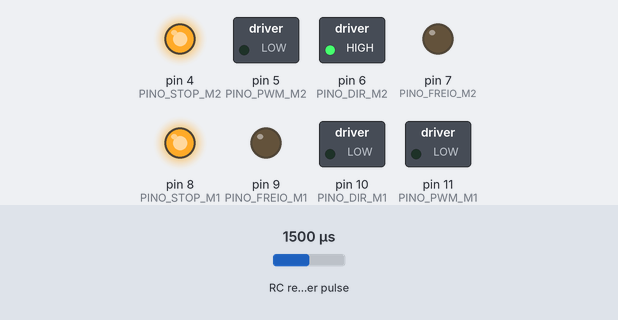
The program below on a simulated Arduino Uno, built with avr-gcc and run on an emulated ATmega328P. Shown: switched loads named in the program (green lamp = pin HIGH), output pins drawn as LEDs (lit = HIGH). Wiring (inferred from the names in the program): RC receiver channel: data pin 3. Dashed ring = blinking. Inputs (shaded band) come from the test bench; at power-on: RC receiver pulse 1500 µs. What the program prints to the serial monitor is not drawn.

Above: at 1.2 s.
1.3 s: RC receiver pulse (sensor on pin 3) set to 1528 µs
4.3 s: RC receiver pulse (sensor on pin 3) set to 1541 µs
At 6.34 s:
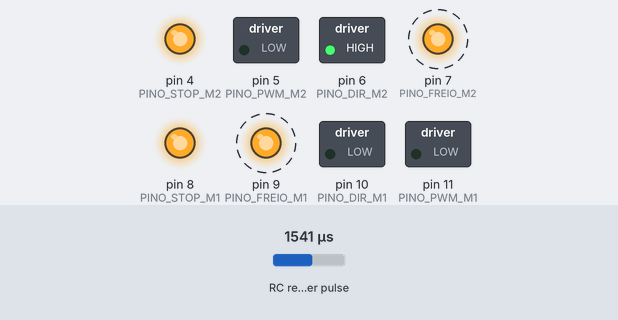
At 7.2 s:
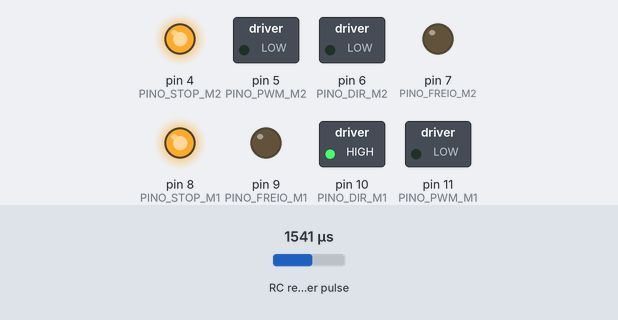
7.3 s: RC receiver pulse (sensor on pin 3) set to 1450 µs
At 9.54 s:
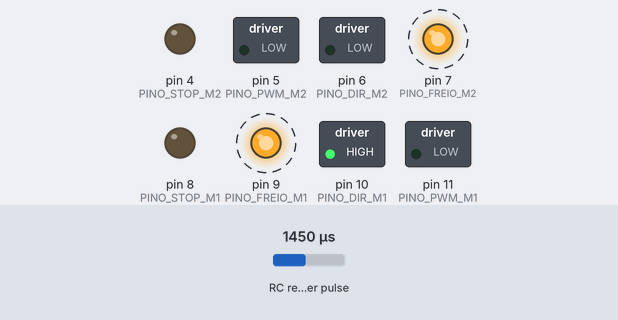
10.3 s: RC receiver pulse (sensor on pin 3) set to 1459 µs
13.3 s: RC receiver pulse (sensor on pin 3) set to 1533 µs
16.3 s: RC receiver pulse (sensor on pin 3) set to 1543 µs
At 17.41 s:
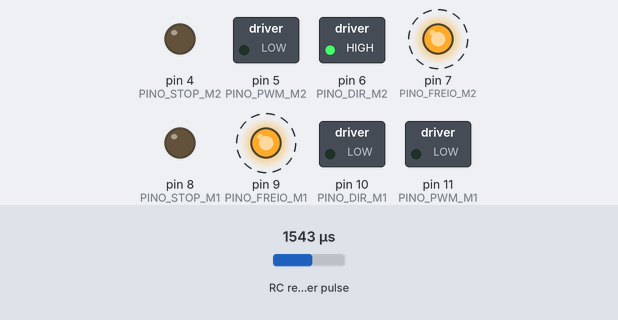
Timing chart, 0 to 20.3 s (numbered marks = the images above; inputs shaded):
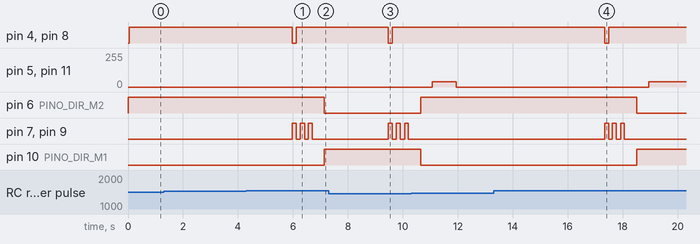

The program:

main.cpp
```cpp
#include <Arduino.h>

#include "Util.h"
#include "filtro/FiltroExponencial.h"
#include "leitorPulso/LeitorPulsoFailsafe.h"
#include "motores/DriverDoisMotores.h"
#include "mapeadorRc/MapeadorRcParaComando.h"
#include "controleReversao/ControleReversao.h"

// =======================
// CONFIGURAÇÃO DE PINOS
// =======================
const int PINO_CANAL_CH1 = 3;

// Motor 1
const int PINO_PWM_M1 = 11;
const int PINO_DIR_M1 = 10;
const int PINO_STOP_M1 = 8;
const int PINO_FREIO_M1 = 9; // BRAKE ativo em HIGH

// Motor 2
const int PINO_PWM_M2 = 5;
const int PINO_DIR_M2 = 6;
const int PINO_STOP_M2 = 4;
const int PINO_FREIO_M2 = 7; // BRAKE ativo em HIGH

// =======================
// PARÂMETROS (do seu código original)
// =======================
const bool INVERTER_DIRECAO = false;
const int DUTY_MAXIMO = 255;

const int LIMITE_DUTY_FRENTE = 120;
const bool NIVEL_DIR_FRENTE_MOTOR1 = HIGH;
const bool NIVEL_DIR_FRENTE_MOTOR2 = LOW;

const unsigned long DEADTIME_ANTES_DIR_MS = 350;
const unsigned long DEADTIME_DEPOIS_DIR_MS = 200;

const unsigned long ABS_TOTAL_MS = 600;
const unsigned long ABS_ON_MS = 60;
const unsigned long ABS_OFF_MS = 40;

const int PASSO_RAMPA_SUBIDA = 3;
const int PASSO_RAMPA_DESCIDA = 15;
const int LIMIAR_TROCA_DIR_DUTY = 15;

const unsigned long SOFT_START_MS = 300;
const int PASSO_SOFT_START_SUBIDA = 1;

const float ALFA_FILTRO = 0.15f;

// Ganho e duty mínimo para compensar diferenças entre os lados
const CalibracaoDuty CALIBRACAO_MOTOR1 = {1.05f, 1.05f, 40, 40};
const CalibracaoDuty CALIBRACAO_MOTOR2 = {1.00f, 1.00f, 40, 40};

// =======================
// INSTÂNCIAS (objetos)
// =======================
DriverDoisMotores driverMotores(
    PINO_PWM_M1, PINO_DIR_M1, PINO_STOP_M1, PINO_FREIO_M1,
    PINO_PWM_M2, PINO_DIR_M2, PINO_STOP_M2, PINO_FREIO_M2);

LeitorPulsoFailsafe leitorPulso(
    PINO_CANAL_CH1,
    30000, // timeout us
    1500,  // pulso inicial
    3      // limite leituras ruins
);

FiltroExponencial filtroPulso(ALFA_FILTRO, 1500.0f);

MapeadorRcParaComando mapeador(
    INVERTER_DIRECAO,
    NIVEL_DIR_FRENTE_MOTOR1,
    NIVEL_DIR_FRENTE_MOTOR2,
    LIMITE_DUTY_FRENTE,
    DUTY_MAXIMO);

ControleReversao controle(
    driverMotores,
    DEADTIME_ANTES_DIR_MS, DEADTIME_DEPOIS_DIR_MS,
    ABS_TOTAL_MS, ABS_ON_MS, ABS_OFF_MS,
    PASSO_RAMPA_SUBIDA, PASSO_RAMPA_DESCIDA,
    LIMIAR_TROCA_DIR_DUTY, DUTY_MAXIMO,
    SOFT_START_MS, PASSO_SOFT_START_SUBIDA,
    NIVEL_DIR_FRENTE_MOTOR1, NIVEL_DIR_FRENTE_MOTOR2,
    CALIBRACAO_MOTOR1, CALIBRACAO_MOTOR2);

void setup()
{
  Serial.begin(9600);

  leitorPulso.begin();
  driverMotores.begin();

  controle.reset();
}

void loop()
{
  unsigned long agoraMs = millis();

  long pulsoUs = 0;
  bool okParaDirigir = leitorPulso.ler(pulsoUs);

  if (!okParaDirigir)
  {
    // Fail-safe: corta tudo se falhar demais
    controle.cortarTudo();
    return;
  }

  // Se está “ok”, garante driver ligado
  driverMotores.enable();

  // Suaviza o pulso
  float pulsoSuaveUs = filtroPulso.atualizar((float)pulsoUs);

  // Converte em comando alvo
  ComandoAlvo cmd = mapeador.converter(pulsoSuaveUs, controle.getDados().direcaoAplicadaMotor1, controle.getDados().direcaoAplicadaMotor2);

  // Aplica (rampas + reversão segura)
  controle.tick(agoraMs, cmd.direcaoAlvoHwMotor1, cmd.direcaoAlvoHwMotor2, cmd.dutyAlvo);

  // Log
  // long pulsoBruto, float pulsoSuave, bool dir, int duty, EstadoEnum st
  logBonito(leitorPulso.ultimoValido(), pulsoSuaveUs,
            controle.getDados().direcaoAplicadaMotor1, controle.getDados().direcaoAplicadaMotor2, controle.getDados().dutyAplicado, controle.getEstado());
}
```

Util.h
```cpp
#pragma once
#include <Arduino.h>

// Mapa float -> int (equivalente ao seu mapFloatToInt original)
inline int mapFloatParaInt(float x, float in_min, float in_max, int out_min, int out_max)
{
    if (in_max == in_min)
        return out_min;

    float t = (x - in_min) / (in_max - in_min);
    float y = out_min + t * (out_max - out_min);

    if (y < out_min)
        y = out_min;
    if (y > out_max)
        y = out_max;

    return (int)(y + (y >= 0 ? 0.5f : -0.5f));
}

// Log “bonito”
template <typename EstadoEnum>
inline void logBonito(long pulsoBruto, float pulsoSuave, bool dirM1, bool dirM2, int duty, EstadoEnum st)
{
    Serial.print("PulsoBruto(us): ");
    Serial.print(pulsoBruto);
    Serial.print(" | PulsoSuave(us): ");
    Serial.print(pulsoSuave, 1);
    Serial.print(" | DirecaoAplicada Motor 1: ");
    Serial.print(dirM1 ? "HIGH" : "LOW");
    Serial.print(" | DirecaoAplicada Motor 2: ");
    Serial.print(dirM2 ? "HIGH" : "LOW");
    Serial.print(" | DutyAplicado: ");
    Serial.print(duty);
    Serial.print(" | Estado: ");
    Serial.println((int)st); // (int) para evitar dependência de nome string aqui
}
```

ControleReversao.h
```cpp
#pragma once
#include <Arduino.h>
#include "../motores/DriverDoisMotores.h"

struct DadosControleReversao
{
    int dutyAplicado;
    bool direcaoAplicadaMotor1;
    bool direcaoAplicadaMotor2;
};

struct CalibracaoDuty
{
    float ganhoFrente;
    float ganhoRe;
    int dutyMinFrente;
    int dutyMinRe;
};

class ControleReversao
{
public:
    enum Estado
    {
        RODANDO,
        REV_FREIO_ABS,
        REV_ESPERA_ANTES_DIR,
        REV_ESPERA_DEPOIS_DIR
    };

private:
    DriverDoisMotores &driver;

    const unsigned long deadAntesMs;
    const unsigned long deadDepoisMs;

    const unsigned long absTotalMs;
    const unsigned long absOnMs;
    const unsigned long absOffMs;

    const int passoSubida;
    const int passoDescida;
    const int limiarTrocaDirDuty;
    const int dutyMax;
    const bool nivelDirFrenteMotor1;
    const bool nivelDirFrenteMotor2;

    CalibracaoDuty calibMotor1;
    CalibracaoDuty calibMotor2;

    // soft-start
    bool softStartAtivo;
    unsigned long softStartInicioMs;
    const unsigned long softStartDuracaoMs;
    const int passoSoftStartSubida;

    // aplicado
    Estado estado;
    int dutyAplicado;
    bool direcaoAplicadaMotor1;
    bool direcaoAplicadaMotor2;

    // timestamps ABS/estados
    unsigned long tsEstadoMs;
    unsigned long tsAbsInicioMs;
    unsigned long tsAbsFaseMs;
    bool absLigado;

public:
    ControleReversao(DriverDoisMotores &driver_,
                     unsigned long deadAntesMs_, unsigned long deadDepoisMs_,
                     unsigned long absTotalMs_, unsigned long absOnMs_, unsigned long absOffMs_,
                     int passoSubida_, int passoDescida_,
                     int limiarTrocaDirDuty_, int dutyMax_,
                     unsigned long softStartDuracaoMs_, int passoSoftStartSubida_,
                     bool nivelDirFrenteMotor1_, bool nivelDirFrenteMotor2_,
                     CalibracaoDuty calibMotor1_, CalibracaoDuty calibMotor2_)
        : driver(driver_),
          deadAntesMs(deadAntesMs_), deadDepoisMs(deadDepoisMs_),
          absTotalMs(absTotalMs_), absOnMs(absOnMs_), absOffMs(absOffMs_),
          passoSubida(passoSubida_), passoDescida(passoDescida_),
          limiarTrocaDirDuty(limiarTrocaDirDuty_), dutyMax(dutyMax_),
          nivelDirFrenteMotor1(nivelDirFrenteMotor1_), nivelDirFrenteMotor2(nivelDirFrenteMotor2_),
          calibMotor1(calibMotor1_), calibMotor2(calibMotor2_),
          softStartAtivo(false), softStartInicioMs(0),
          softStartDuracaoMs(softStartDuracaoMs_), passoSoftStartSubida(passoSoftStartSubida_),
          estado(RODANDO), dutyAplicado(0), direcaoAplicadaMotor1(LOW), direcaoAplicadaMotor2(HIGH),
          tsEstadoMs(0), tsAbsInicioMs(0), tsAbsFaseMs(0), absLigado(false) {}

    void reset()
    {
        estado = RODANDO;
        dutyAplicado = 0;
        direcaoAplicadaMotor1 = LOW;
        direcaoAplicadaMotor2 = HIGH;
        softStartAtivo = false;
    }

    void cortarTudo()
    {
        dutyAplicado = 0;
        driver.pararTudo();
        estado = RODANDO;
        softStartAtivo = false;
    }

    void tick(unsigned long agoraMs, bool direcaoAlvoHwMotor1, bool direcaoAlvoHwMotor2, int dutyAlvo)
    {
        switch (estado)
        {
        case RODANDO:
        {
            driver.freioOff();

            // reversão solicitada?
            if (direcaoAlvoHwMotor1 != direcaoAplicadaMotor1 && direcaoAlvoHwMotor2 != direcaoAplicadaMotor2)
            {
                // desce duty
                if (dutyAplicado > 0)
                {
                    dutyAplicado -= passoDescida;
                    if (dutyAplicado < 0)
                        dutyAplicado = 0;
                    driver.setDuty(dutyAplicado);
                }

                // quando estiver baixo, inicia sequência
                if (dutyAplicado <= limiarTrocaDirDuty)
                {
                    dutyAplicado = 0;
                    driver.setDuty(0);

                    driver.disable();

                    estado = REV_FREIO_ABS;
                    tsAbsInicioMs = agoraMs;
                    tsAbsFaseMs = agoraMs;
                    absLigado = true;
                    driver.freioOn();
                }
                return;
            }

            // soft-start
            int passoSubidaEfetivo = passoSubida;
            if (softStartAtivo)
            {
                if (agoraMs - softStartInicioMs >= softStartDuracaoMs)
                {
                    softStartAtivo = false;
                }
                else
                {
                    passoSubidaEfetivo = passoSoftStartSubida;
                }
            }

            // rampa até duty alvo
            if (dutyAplicado < dutyAlvo)
            {
                dutyAplicado += passoSubidaEfetivo;
                if (dutyAplicado > dutyAlvo)
                    dutyAplicado = dutyAlvo;
            }
            else if (dutyAplicado > dutyAlvo)
            {
                dutyAplicado -= passoDescida;
                if (dutyAplicado < dutyAlvo)
                    dutyAplicado = dutyAlvo;
            }

            dutyAplicado = constrain(dutyAplicado, 0, dutyMax);

            driver.setDirecao(direcaoAplicadaMotor1, direcaoAplicadaMotor2);
            driver.setDuty(
                aplicarCalibracao(dutyAplicado, direcaoAplicadaMotor1, calibMotor1, nivelDirFrenteMotor1),
                aplicarCalibracao(dutyAplicado, direcaoAplicadaMotor2, calibMotor2, nivelDirFrenteMotor2));
            break;
        }

        case REV_FREIO_ABS:
        {
            if (agoraMs - tsAbsInicioMs >= absTotalMs)
            {
                driver.freioOff();
                estado = REV_ESPERA_ANTES_DIR;
                tsEstadoMs = agoraMs;
                break;
            }

            // alterna freio ON/OFF
            if (absLigado)
            {
                if (agoraMs - tsAbsFaseMs >= absOnMs)
                {
                    absLigado = false;
                    tsAbsFaseMs = agoraMs;
                    driver.freioOff();
                }
            }
            else
            {
                if (agoraMs - tsAbsFaseMs >= absOffMs)
                {
                    absLigado = true;
                    tsAbsFaseMs = agoraMs;
                    driver.freioOn();
                }
            }
            break;
        }

        case REV_ESPERA_ANTES_DIR:
        {
            if (agoraMs - tsEstadoMs >= deadAntesMs)
            {
                direcaoAplicadaMotor1 = direcaoAlvoHwMotor1;
                direcaoAplicadaMotor2 = direcaoAlvoHwMotor2;
                driver.setDirecao(direcaoAplicadaMotor1, direcaoAplicadaMotor2);

                estado = REV_ESPERA_DEPOIS_DIR;
                tsEstadoMs = agoraMs;
            }
            break;
        }

        case REV_ESPERA_DEPOIS_DIR:
        {
            if (agoraMs - tsEstadoMs >= deadDepoisMs)
            {
                driver.enable();
                softStartAtivo = true;
                softStartInicioMs = agoraMs;
                estado = RODANDO;
            }
            break;
        }
        }
    }

    int aplicarCalibracao(int dutyBase, bool direcaoAtual, const CalibracaoDuty &calib, bool nivelDirFrenteMotor) const
    {
        const bool indoPraFrente = direcaoAtual == nivelDirFrenteMotor;
        const float ganho = indoPraFrente ? calib.ganhoFrente : calib.ganhoRe;
        const int dutyMin = indoPraFrente ? calib.dutyMinFrente : calib.dutyMinRe;

        int dutyAjustado = (int)(dutyBase * ganho + 0.5f);
        if (dutyAjustado > 0 && dutyAjustado < dutyMin)
        {
            dutyAjustado = dutyMin;
        }

        return constrain(dutyAjustado, 0, dutyMax);
    }

    Estado getEstado() const { return estado; }

    const char *getEstadoNome() const
    {
        switch (estado)
        {
        case RODANDO:
            return "RODANDO";
        case REV_FREIO_ABS:
            return "REV_FREIO_ABS";
        case REV_ESPERA_ANTES_DIR:
            return "REV_ESPERA_ANTES_DIR";
        case REV_ESPERA_DEPOIS_DIR:
            return "REV_ESPERA_DEPOIS_DIR";
        default:
            return "DESCONHECIDO";
        }
    }

    DadosControleReversao getDados() const
    {
        return {dutyAplicado, direcaoAplicadaMotor1, direcaoAplicadaMotor2};
    }
};
```

FiltroExponencial.h
```cpp
#pragma once
#include <Arduino.h>

class FiltroExponencial
{
    float alpha;
    float valor;

public:
    FiltroExponencial(float alpha_, float valorInicial)
        : alpha(alpha_), valor(valorInicial) {}

    float atualizar(float novoValor)
    {
        valor = (novoValor * alpha) + (valor * (1.0f - alpha));
        return valor;
    }

    float obter() const { return valor; }
};
```

LeitorPulsoFailsafe.h
```cpp
#pragma once
#include <Arduino.h>

class LeitorPulsoFailsafe
{
    int pino;
    unsigned long timeoutUs;

    long ultimoValidoUs;
    int ruinsSeguidas;
    int limiteRuins;

public:
    LeitorPulsoFailsafe(int pino_, unsigned long timeoutUs_, long inicialUs, int limiteRuins_)
        : pino(pino_),
          timeoutUs(timeoutUs_),
          ultimoValidoUs(inicialUs),
          ruinsSeguidas(0),
          limiteRuins(limiteRuins_) {}

    void begin() { pinMode(pino, INPUT); }

    // Retorna false se deve cortar tudo (falhou por muito tempo)
    bool ler(long &pulsoUs)
    {
        long bruto = pulseIn(pino, HIGH, timeoutUs);
        bool valido = (bruto >= 900 && bruto <= 2100);

        if (valido)
        {
            ultimoValidoUs = bruto;
            ruinsSeguidas = 0;
            pulsoUs = bruto;
            return true;
        }

        // leitura ruim: usa o último válido por enquanto
        ruinsSeguidas++;
        pulsoUs = ultimoValidoUs;

        // se passou do limite: manda cortar
        return (ruinsSeguidas < limiteRuins);
    }

    long ultimoValido() const { return ultimoValidoUs; }
};
```

MapeadorRcParaComando.h
```cpp
#pragma once
#include <Arduino.h>
#include "../Util.h"

struct ComandoAlvo
{
    bool direcaoAlvoHwMotor1;
    bool direcaoAlvoHwMotor2;
    int dutyAlvo;
};

class MapeadorRcParaComando
{
    bool inverterDirecao;
    bool nivelDirFrenteMotor1;
    bool nivelDirFrenteMotor2;
    int limiteDutyFrente;
    int dutyMax;

public:
    MapeadorRcParaComando(bool inverterDirecao_, bool nivelDirFrenteMotor1_, bool nivelDirFrenteMotor2_, int limiteDutyFrente_, int dutyMax_)
        : inverterDirecao(inverterDirecao_),
          nivelDirFrenteMotor1(nivelDirFrenteMotor1_),
          nivelDirFrenteMotor2(nivelDirFrenteMotor2_),
          limiteDutyFrente(limiteDutyFrente_),
          dutyMax(dutyMax_) {}

    ComandoAlvo converter(float pulsoSuavizadoUs, bool direcaoAplicadaAtualMotor1, bool direcaoAplicadaAtualMotor2)
    {
        bool direcaoAlvoLogicaMotor1 = direcaoAplicadaAtualMotor1;
        bool direcaoAlvoLogicaMotor2 = direcaoAplicadaAtualMotor2;
        int dutyAlvo = 0;

        // zona morta (neutro)
        if (pulsoSuavizadoUs > 1460 && pulsoSuavizadoUs < 1540)
        {
            dutyAlvo = 0;
            direcaoAlvoLogicaMotor1 = direcaoAplicadaAtualMotor1;
            direcaoAlvoLogicaMotor2 = direcaoAplicadaAtualMotor2;
        }
        else if (pulsoSuavizadoUs <= 1460)
        {
            direcaoAlvoLogicaMotor1 = LOW;
            direcaoAlvoLogicaMotor2 = HIGH;
            dutyAlvo = mapFloatParaInt(pulsoSuavizadoUs, 1460.0f, 1000.0f, 0, dutyMax);
        }
        else
        {
            direcaoAlvoLogicaMotor1 = HIGH;
            direcaoAlvoLogicaMotor2 = LOW;
            dutyAlvo = mapFloatParaInt(pulsoSuavizadoUs, 1540.0f, 2000.0f, 0, dutyMax);
        }

        dutyAlvo = constrain(dutyAlvo, 0, dutyMax);

        bool direcaoAlvoHwMotor1 = inverterDirecao ? !direcaoAlvoLogicaMotor1 : direcaoAlvoLogicaMotor1;
        bool direcaoAlvoHwMotor2 = inverterDirecao ? !direcaoAlvoLogicaMotor2 : direcaoAlvoLogicaMotor2;

        // limitador só pra frente
        if (direcaoAlvoHwMotor1 == nivelDirFrenteMotor1 && direcaoAlvoHwMotor2 == nivelDirFrenteMotor2)
        {
            dutyAlvo = min(dutyAlvo, limiteDutyFrente);
        }

        return {direcaoAlvoHwMotor1, direcaoAlvoHwMotor2, dutyAlvo};
    }
};
```

Source omitted: DriverDoisMotores.h (1770 bytes)

Measured:
- the behaviour switches between 1540 and 1541 µs on RC receiver pulse (sensor on pin 3) (found by bisection; images 0 and 1)
- the behaviour switches between 1542 and 1543 µs on RC receiver pulse (sensor on pin 3) (found by bisection; images 3 and 4)
- after the input at 1.3 s, every drawn part: stays the same
- after the input at 4.3 s, pin 4 (PINO_STOP_M2), pin 8 (PINO_STOP_M1): HIGH → LOW after 1.7 s, → HIGH 0.14 s later; pin 6 (PINO_DIR_M2): HIGH → LOW after 2.8 s; pin 7 (PINO_FREIO_M2), pin 9 (PINO_FREIO_M1): alternates HIGH for 0.14 s and LOW for 0.14 s, 6 changes in all, then stays LOW, starting after 1.7 s; pin 10 (PINO_DIR_M1): LOW → HIGH after 2.8 s
- after the input at 7.3 s, pin 4 (PINO_STOP_M2), pin 8 (PINO_STOP_M1): HIGH → LOW after 2.2 s, → HIGH 0.16 s later; pin 5 (PINO_PWM_M2), pin 11 (PINO_PWM_M1): stays 0/255 (without the input it goes to 40/255 after 0.28 s); pin 7 (PINO_FREIO_M2), pin 9 (PINO_FREIO_M1): alternates HIGH for 0.14 s and LOW for 0.15 s, starting after 2.2 s
- after the input at 13.3 s, every drawn part: stays the same
- after the input at 16.3 s, pin 4 (PINO_STOP_M2): HIGH → LOW after 1.0 s, → HIGH 0.14 s later; pin 5 (PINO_PWM_M2): 0/255 → 40/255 after 2.6 s
